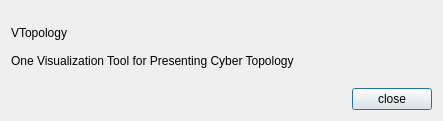
<?xml version="1.0" encoding="UTF-8"?>
<ui version="4.0">
 <class>AboutDialog</class>
 <widget class="QDialog" name="AboutDialog">
  <property name="windowModality">
   <enum>Qt::ApplicationModal</enum>
  </property>
  <property name="geometry">
   <rect>
    <x>0</x>
    <y>0</y>
    <width>443</width>
    <height>121</height>
   </rect>
  </property>
  <property name="windowTitle">
   <string>Dialog</string>
  </property>
  <layout class="QVBoxLayout" name="verticalLayout">
   <item>
    <widget class="QLabel" name="infoLabel">
     <property name="text">
      <string>VTopology

One Visualization Tool for Presenting Cyber Topology</string>
     </property>
    </widget>
   </item>
   <item>
    <layout class="QHBoxLayout" name="horizontalLayout">
     <item>
      <spacer name="horizontalSpacer">
       <property name="orientation">
        <enum>Qt::Horizontal</enum>
       </property>
       <property name="sizeHint" stdset="0">
        <size>
         <width>40</width>
         <height>20</height>
        </size>
       </property>
      </spacer>
     </item>
     <item>
      <widget class="QPushButton" name="closePushButton">
       <property name="text">
        <string>close</string>
       </property>
      </widget>
     </item>
    </layout>
   </item>
  </layout>
 </widget>
 <resources/>
 <connections>
  <connection>
   <sender>closePushButton</sender>
   <signal>clicked()</signal>
   <receiver>AboutDialog</receiver>
   <slot>close()</slot>
   <hints>
    <hint type="sourcelabel">
     <x>416</x>
     <y>232</y>
    </hint>
    <hint type="destinationlabel">
     <x>456</x>
     <y>250</y>
    </hint>
   </hints>
  </connection>
 </connections>
</ui>
